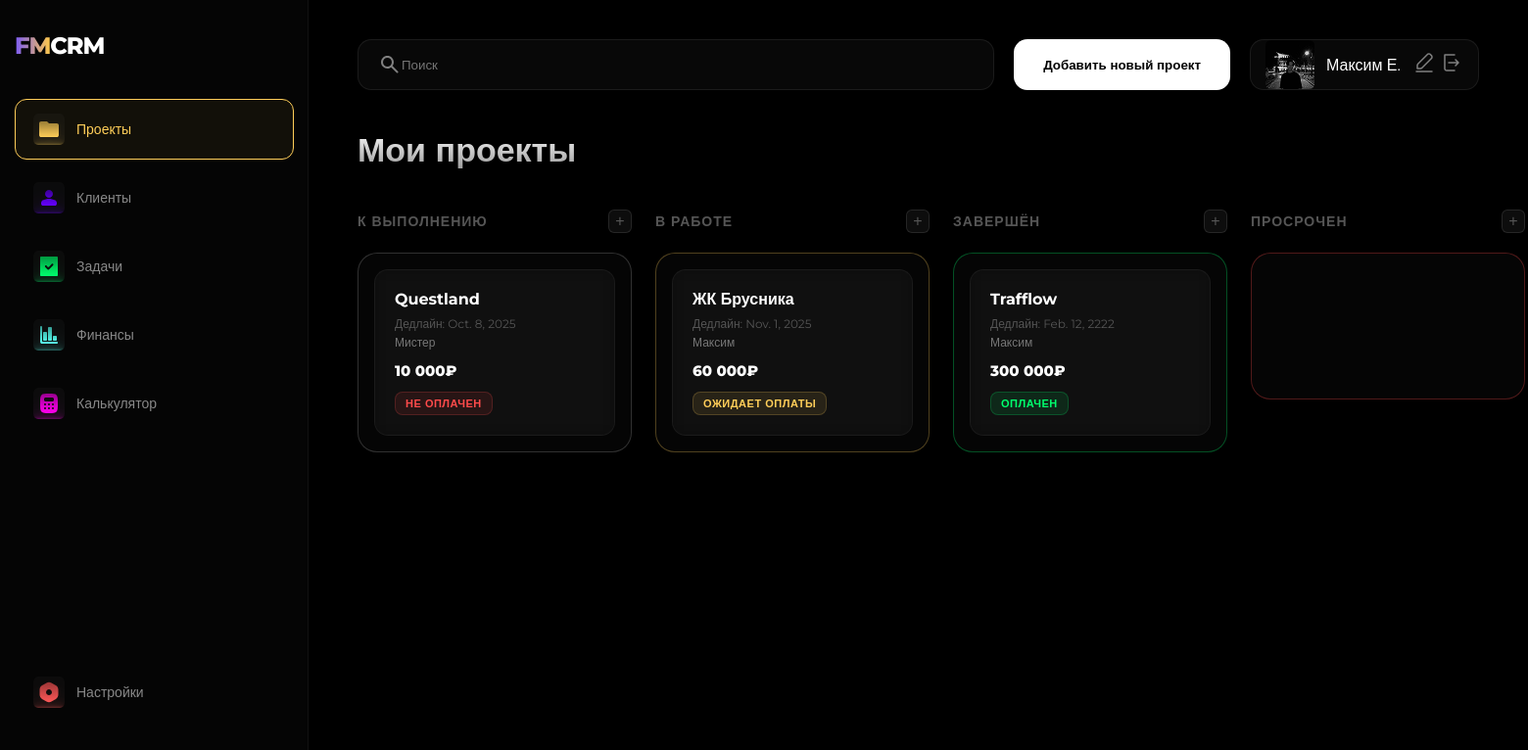
The page / on the database its author committed.
### crm/models.py (models this page shows, shortened)
class Project(models.Model):
    STATUS_CHOICES = (
        ('planned', 'К выполнению'),
        ('inwork', 'В работе'),
        ('done', 'Завершён'),
        ('overdue', 'Просрочен'),
        ('paused', 'Приостановлен'),
    )
    PAYMENT_CHOICES = (
        ('paid', 'Оплачен'),
        ('not_paid', 'Не оплачен'),
        ('pending', 'Ожидает оплаты'),
    )
    title = models.CharField(max_length=200, verbose_name="Название проекта")
    client = models.ForeignKey(
        Client,
        on_delete=models.SET_NULL,
        null=True,
        blank=True,
        related_name='projects',
        verbose_name="Клиент"
    )
    description = models.TextField(blank=True, null=True, verbose_name="Описание проекта")
    status = models.CharField(max_length=20, choices=STATUS_CHOICES, default='planned', verbose_name="Статус")
    budget = models.DecimalField(max_digits=10, decimal_places=2, null=True, blank=True, verbose_name="Бюджет")
    start_date = models.DateField(null=True, blank=True, verbose_name="Дата начала")
    end_date = models.DateField(null=True, blank=True, verbose_name="Дата завершения")
    payment_status = models.CharField(max_length=20, choices=PAYMENT_CHOICES, default='not-paid', verbose_name="Оплата")
    order = models.PositiveIntegerField(default=0, verbose_name="Позиция")
    def get_payment_status_display(self):
        return dict(self.PAYMENT_CHOICES).get(self.payment_status, '—')
    class Meta:
        ordering = ['status', 'order', 'id']

class Client(models.Model):
    name = models.CharField(max_length=200, verbose_name="Имя/Компания")
    contact_person = models.CharField(max_length=200, blank=True, null=True, verbose_name="Контактное лицо")
    email = models.EmailField(blank=True, null=True, verbose_name="Email")
    phone = models.CharField(max_length=20, blank=True, null=True, verbose_name="Телефон")
    telegram = models.CharField(max_length=100, blank=True, null=True, verbose_name="Telegram")
    is_vip = models.BooleanField(default=False, verbose_name="VIP статус")
    created_at = models.DateTimeField(auto_now_add=True, verbose_name="Дата добавления")
    class Meta:
        verbose_name = "Клиент"
        verbose_name_plural = "Клиенты"
        ordering = ['name']

### crm/views.py (the view)
# urls.py: path('', views.projects, name='projects'),
def projects(request):
    planned = Project.objects.filter(status='planned').order_by('order', 'id')
    inwork  = Project.objects.filter(status='inwork').order_by('order', 'id')
    done    = Project.objects.filter(status='done').order_by('order', 'id')
    overdue = Project.objects.filter(status='overdue').order_by('order', 'id')
    paused  = Project.objects.filter(status='paused').order_by('order', 'id')
    return render(request, 'projects.html', {
        'planned': planned,
        'inwork': inwork,
        'done': done,
        'overdue': overdue,
        'paused': paused,
    })

### crm/templatetags/format_currency.py (called while the page is built)
@register.filter
def format_currency(value):
    try:
        value = int(float(value))
        formatted = f"{value:,}".replace(",", " ") + "₽"
        return formatted
    except (ValueError, TypeError):
        return "—"

### templates/projects.html (shortened to what this page needs)
{% extends 'base.html' %}
{% load static format_currency %}
{% block content %}
<div class="topbar">
    <div class="search-bar">
        <img src="{% static 'icons/search.svg' %}" alt="Поиск" class="icon">
        <input type="text" placeholder="Поиск">
    </div>
    <button class="add-project-btn open-modal-btn" data-status="planned">Добавить новый проект</button>
    <div class="profile-bar">
        <img src="{% static 'icons/avatar.png' %}" alt="Аватар" class="avatar">
        <span class="username" title="Имя пользователя">Максим Е.</span>
        <div class="profile-actions">
            <img src="{% static 'icons/edit.svg' %}" alt="Редактировать" class="icon-btn">
            <img src="{% static 'icons/logout.svg' %}" alt="Выход" class="icon-btn">
        </div>
    </div>
</div>
<h1>Мои проекты</h1>
<div class="kanban-board" data-update-url="/update_status/">
    <div class="kanban-column" data-status="planned">
        <div class="kanban-column-header">
            <h2>К выполнению</h2>
            <button class="open-modal-btn" data-status="planned">+</button>
        </div>
        <div class="kanban-cards">
            {% for project in planned %}
                <div class="project-card" draggable="true" data-id="{{ project.id }}" data-model="Project" data-url="{% url 'project_detail' project.id %}">
                    <div class="title">{{ project.title }}</div>
                    <div class="deadline">Дедлайн: {{ project.end_date|default:"—" }}</div>
                    <div class="client">{{ project.client.name|default:"Нет клиента" }}</div>
                    <div class="cost">{{ project.budget|format_currency|default:"—" }}</div>
                    <div class="payment-status {{ project.payment_status|default:'not-paid' }}">
                        {{ project.get_payment_status_display|default:"Не оплачен" }}
                    </div>
                </div>
            {% endfor %}
        </div>
    </div>
    <div class="kanban-column" data-status="inwork">
        <div class="kanban-column-header">
            <h2>В работе</h2>
            <button class="open-modal-btn" data-status="inwork">+</button>
        </div>
        <div class="kanban-cards">
            {% for project in inwork %}
                <div class="project-card" draggable="true" data-id="{{ project.id }}" data-model="Project" data-url="{% url 'project_detail' project.id %}">
                    <div class="title">{{ project.title }}</div>
                    <div class="deadline">Дедлайн: {{ project.end_date|default:"—" }}</div>
                    <div class="client">{{ project.client.name|default:"Нет клиента" }}</div>
                    <div class="cost">{{ project.budget|format_currency|default:"—" }}</div>
                    <div class="payment-status {{ project.payment_status|default:'not-paid' }}">
                        {{ project.get_payment_status_display|default:"Не оплачен" }}
                    </div>
                </div>
            {% endfor %}
        </div>
    </div>
    <div class="kanban-column" data-status="done">
        <div class="kanban-column-header">
            <h2>Завершён</h2>
            <button class="open-modal-btn" data-status="done">+</button>
        </div>
        <div class="kanban-cards">
            {% for project in done %}
                <div class="project-card" draggable="true" data-id="{{ project.id }}" data-model="Project" data-url="{% url 'project_detail' project.id %}">
                    <div class="title">{{ project.title }}</div>
                    <div class="deadline">Дедлайн: {{ project.end_date|default:"—" }}</div>
                    <div class="client">{{ project.client.name|default:"Нет клиента" }}</div>
                    <div class="cost">{{ project.budget|format_currency|default:"—" }}</div>
                    <div class="payment-status {{ project.payment_status|default:'not-paid' }}">
                        {{ project.get_payment_status_display|default:"Не оплачен" }}
                    </div>
                </div>
            {% endfor %}
        </div>
    </div>
    <div class="kanban-column" data-status="overdue">
        <div class="kanban-column-header">
            <h2>Просрочен</h2>
            <button class="open-modal-btn" data-status="overdue">+</button>
        </div>
        <div class="kanban-cards">
        </div>
    </div>
</div>
{% endblock %}

### rows shown on the page
Project: title "Questland", end_date "Oct. 8, 2025", client.name "Мистер", budget "10 000₽", payment_status "НЕ ОПЛАЧЕН"
Project: title "ЖК Брусника", end_date "Nov. 1, 2025", client.name "Максим", budget "60 000₽", payment_status "ОЖИДАЕТ ОПЛАТЫ"
Project: title "Trafflow", end_date "Feb. 12, 2222", client.name "Максим", budget "300 000₽", payment_status "ОПЛАЧЕН"
